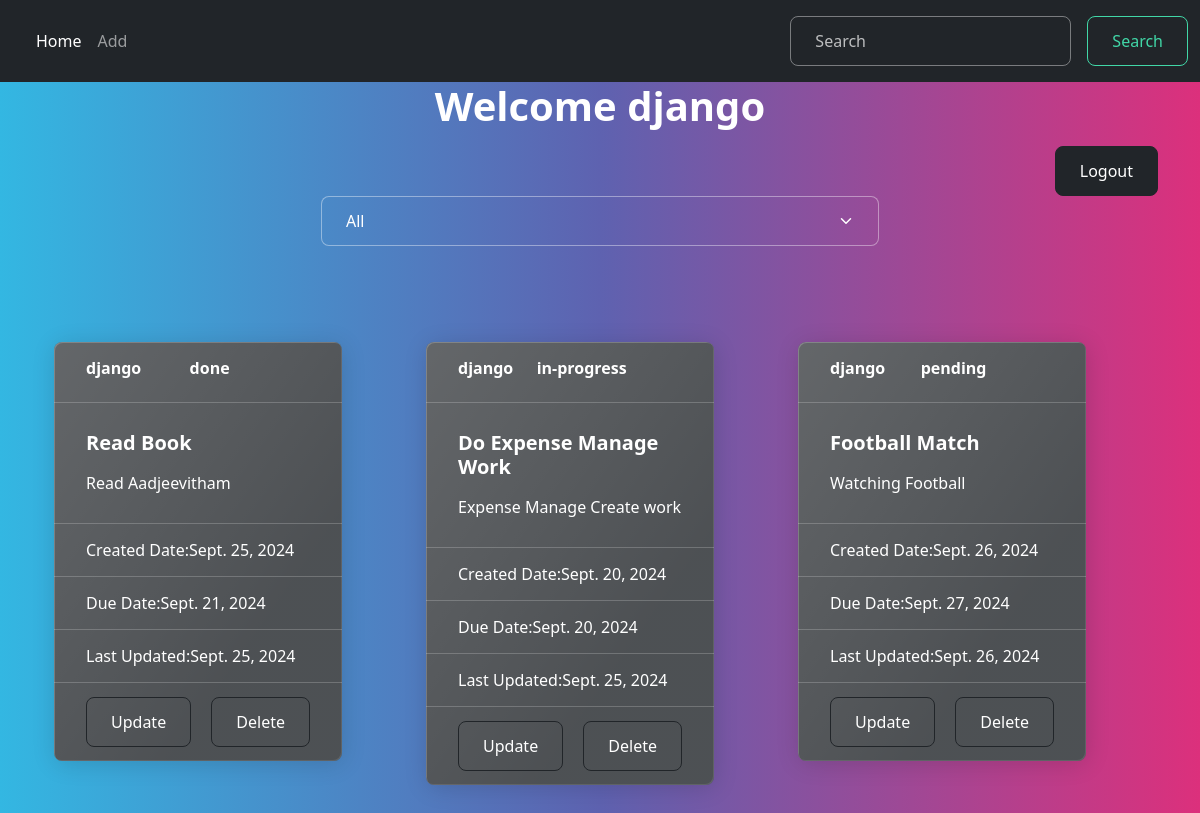
/task/list/ (signed in), run on the app's committed database.
### myapp/models.py (models this page shows, shortened)
class Task(models.Model):
    title=models.CharField(max_length=200)
    description=models.CharField(max_length=200)
    created_date=models.DateTimeField(auto_now_add=True)
    due_date=models.DateTimeField(null=True)
    updated_date=models.DateTimeField(auto_now=True)
    category_choices=(
        ("personal","personal"),
        ("business","business")
    )
    category=models.CharField(max_length=200,choices=category_choices,default="personal")
    status_choices=(
        ("pending","pending"),
        ("in-progress","in-progress"),
        ("done","done")
        )
    status=models.CharField(max_length=200,choices=status_choices,default="pending")
    user=models.ForeignKey(User,on_delete=models.CASCADE)

### myapp/views.py (the view)
# urls.py: path('task/list/',views.TaskListView.as_view(),name="task_list"),
@method_decorator(decs,name="dispatch")
class TaskListView(View):
    def get(self,request,*args,**kwargs):
        search_text=request.GET.get("search_text")
        selected_category=request.GET.get("category","all")
        if selected_category=="all":
            qs=Task.objects.filter(user=request.user)
        else:
            qs=Task.objects.filter(category=selected_category,user=request.user)
        if search_text!=None:
            qs=Task.objects.filter(user=request.user)
            qs=Task.objects.filter(Q(title_icontains=search_text)|Q(description_icontains=search_text))
        return render(request,"task_list.html",{"tasks":qs,"selected":selected_category})

### myapp/Templates/task_list.html (shortened to what this page needs)
{%extends 'base.html'%}
{%block main_block%}
<div class="container">
    <div><h1><center>Welcome {{request.user}}</center></h1>
        <div class="d-flex justify-content-end"><a href="{%url 'logout'%}" class="btn btn-dark">Logout</a></div></div>
 <div class="w-50 mx-auto">
   <form action="">
    <select name="category" id="" class="form-select" onchange="this.form.submit()">
    <option value="all" {%if selected == "all"%}selected{%endif%}>All</option>
    </select>
</div>
<div class="container mt-5">
    <div class="row">
{%for t in tasks%}
<div class="col-4">
    <div class="card text-bg-dark mb-3" style="max-width: 18rem;">
        <div class="card-header d-flex justify-content-between">
            <div> {{t.user}}</div>
            <div>{{t.status}}</div>
        </div>
        <div class="card-body">
            <h5 class="card-title">{{t.title}}</h5>
            <p class="card-text">{{t.description}}</p>
        </div>
        <div class="card-footer text-body-white d-flex justify-content-between">
            Created Date:{{t.created_date|date}}
            </div>
            <div class="card-footer text-body-white d-flex justify-content-between">
           Due Date:{{t.due_date|date}}
        </div>
        <div class="card-footer text-body-white d-flex justify-content-between">
            Last Updated:{{t.updated_date|date}}
        </div>
        <div class="card-footer text-body-white d-flex justify-content-between">
            <a class="btn btn-dark bg-secondary" href="{%url 'task_update' t.id%}" role="button">Update</a>
            <a class="btn btn-dark bg-secondary" href="{%url 'task_delete' t.id%}" role="button">Delete</a>
        </div>
    </div>
</div>
{%endfor%}
</div>
</div>
{%endblock%}

### data on the page
Task: user "django", status "done", title "Read Book", description "Read Aadjeevitham", created_date "Sept. 25, 2024", due_date "Sept. 21, 2024", updated_date "Sept. 25, 2024"
Task: user "django", status "in-progress", title "Do Expense Manage Work", description "Expense Manage Create work", created_date "Sept. 20, 2024", due_date "Sept. 20, 2024", updated_date "Sept. 25, 2024"
Task: user "django", status "pending", title "Football Match", description "Watching Football", created_date "Sept. 26, 2024", due_date "Sept. 27, 2024", updated_date "Sept. 26, 2024"

### other printed values
{{ request.user }} "django"
